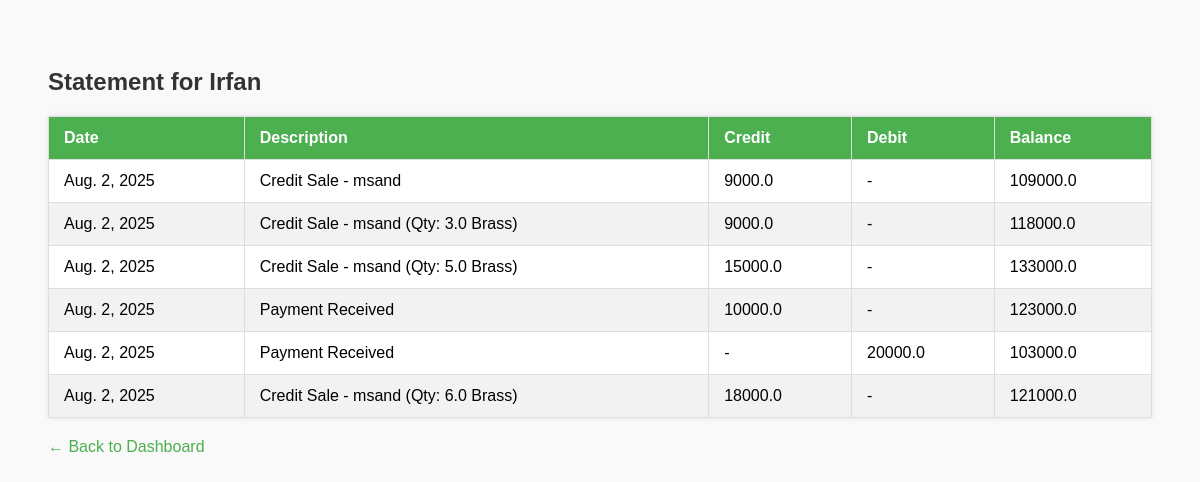
The app's page /customers/statement/1/ with its own data.
### customer/models.py (models this page shows, shortened)
class Customer(models.Model):
    name = models.CharField(max_length=100, unique=True)
    contact = models.CharField(max_length=100, blank=True)
    address = models.TextField(blank=True)
    opening_balance = models.FloatField(default=0)

class CustomerStatement(models.Model):
    customer = models.ForeignKey(Customer, on_delete=models.CASCADE)
    date = models.DateField()
    description = models.TextField()
    credit = models.FloatField(default=0)
    debit = models.FloatField(default=0)
    balance = models.FloatField()
    def __str__(self):
        return f"{self.customer.name} - {self.date} - {self.description}"

### customer/views.py (the view)
# urls.py: path('customers/statement/<int:customer_id>/', customer_statement, name='customer_statement'),
def customer_statement(request, customer_id):
    selected_customer = get_object_or_404(Customer, id=customer_id)
    statements = CustomerStatement.objects.filter(customer=selected_customer).order_by('date')
    print("Customer Statement:", statements)  # Debugging line to check fetched statements
    return render(request, 'customer_statement.html', {
        'selected_customer': selected_customer,
        'statements': statements,
    })

### customer/templates/customer_statement.html (shortened to what this page needs)
<!DOCTYPE html>
<html lang="en">
<head>
</head>
<body>
    <h2>Statement for {{ selected_customer.name }}</h2>
    {% if statements %}
        <table>
            <thead>
                <tr>
                    <th>Date</th>
                    <th>Description</th>
                    <th>Credit</th>
                    <th>Debit</th>
                    <th>Balance</th>
                </tr>
            </thead>
            <tbody>
                {% for stmt in statements %}
                    <tr>
                        <td>{{ stmt.date }}</td>
                        <td>{{ stmt.description }}</td>
                        <td>{{ stmt.credit|default:"-" }}</td>
                        <td>{{ stmt.debit|default:"-" }}</td>
                        <td>{{ stmt.balance }}</td>
                    </tr>
                {% endfor %}
            </tbody>
        </table>
    {% else %}
        <p>No statement records found for this customer.</p>
    {% endif %}
    <a href="{% url 'sales_dashboard' %}" class="back-link">← Back to Dashboard</a>
</body>
</html>

### customer/templates/customer_statement.html (style rules this page uses)
body { font-family: Arial, sans-serif; padding: 40px; background: #f9f9f9; }
h2 { color: #333; }
table { width: 100%; border-collapse: collapse; background: white; box-shadow: 0 0 5px rgba(0,0,0,0.1); }
th, td { padding: 12px 15px; text-align: left; border: 1px solid #ddd; }
th { background-color: #4CAF50; color: white; }
tr:nth-child(even) { background-color: #f2f2f2; }
.back-link { display: inline-block; margin-top: 20px; color: #4CAF50; text-decoration: none; }

### records on screen
Customer: name "Irfan"
CustomerStatement: date "Aug. 2, 2025", description "Credit Sale - msand", credit "9000.0", debit "-", balance "109000.0"
CustomerStatement: date "Aug. 2, 2025", description "Credit Sale - msand (Qty: 3.0 Brass)", credit "9000.0", debit "-", balance "118000.0"
CustomerStatement: date "Aug. 2, 2025", description "Credit Sale - msand (Qty: 5.0 Brass)", credit "15000.0", debit "-", balance "133000.0"
CustomerStatement: date "Aug. 2, 2025", description "Payment Received", credit "10000.0", debit "-", balance "123000.0"
CustomerStatement: date "Aug. 2, 2025", description "Payment Received", credit "-", debit "20000.0", balance "103000.0"
CustomerStatement: date "Aug. 2, 2025", description "Credit Sale - msand (Qty: 6.0 Brass)", credit "18000.0", debit "-", balance "121000.0"
